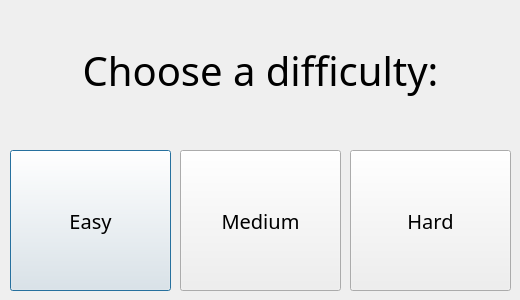
<?xml version="1.0" encoding="UTF-8"?>
<ui version="4.0">
 <class>StartGameDialog</class>
 <widget class="QDialog" name="StartGameDialog">
  <property name="geometry">
   <rect>
    <x>0</x>
    <y>0</y>
    <width>520</width>
    <height>300</height>
   </rect>
  </property>
  <property name="windowTitle">
   <string>Dialog</string>
  </property>
  <widget class="QPushButton" name="easyButton">
   <property name="geometry">
    <rect>
     <x>10</x>
     <y>150</y>
     <width>161</width>
     <height>141</height>
    </rect>
   </property>
   <property name="font">
    <font>
     <family>Perpetua Titling MT</family>
     <pointsize>15</pointsize>
    </font>
   </property>
   <property name="text">
    <string>Easy</string>
   </property>
  </widget>
  <widget class="QLabel" name="label">
   <property name="geometry">
    <rect>
     <x>10</x>
     <y>10</y>
     <width>501</width>
     <height>121</height>
    </rect>
   </property>
   <property name="font">
    <font>
     <family>Perpetua Titling MT</family>
     <pointsize>30</pointsize>
     <weight>50</weight>
     <bold>false</bold>
    </font>
   </property>
   <property name="text">
    <string>Choose a difficulty:</string>
   </property>
   <property name="alignment">
    <set>Qt::AlignCenter</set>
   </property>
  </widget>
  <widget class="QPushButton" name="mediumButton">
   <property name="geometry">
    <rect>
     <x>180</x>
     <y>150</y>
     <width>161</width>
     <height>141</height>
    </rect>
   </property>
   <property name="font">
    <font>
     <family>Perpetua Titling MT</family>
     <pointsize>15</pointsize>
    </font>
   </property>
   <property name="text">
    <string>Medium</string>
   </property>
  </widget>
  <widget class="QPushButton" name="hardButton">
   <property name="geometry">
    <rect>
     <x>350</x>
     <y>150</y>
     <width>161</width>
     <height>141</height>
    </rect>
   </property>
   <property name="font">
    <font>
     <family>Perpetua Titling MT</family>
     <pointsize>15</pointsize>
    </font>
   </property>
   <property name="text">
    <string>Hard</string>
   </property>
  </widget>
 </widget>
 <resources/>
 <connections/>
</ui>
